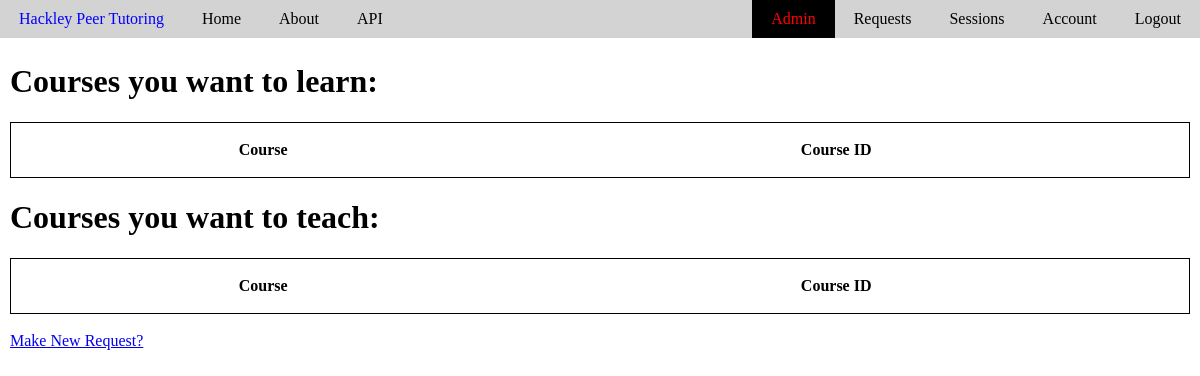
The page /requests (signed in) on the database as committed earlier.
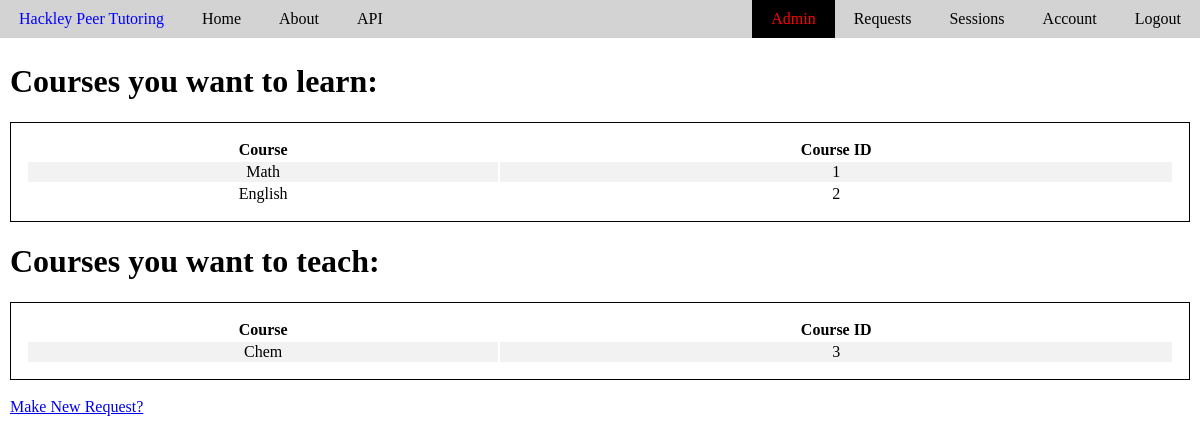
The same page on the database as committed later.
### PeerTutor/models.py (models this page shows, shortened)
class Course(db.Model):
    __tablename__ = 'course'
    id = db.Column(db.Integer, primary_key=True)
    name = db.Column(db.String(20), unique=True, nullable=False)
    description = db.Column(db.Text, nullable=False)

class CourseRequest(db.Model):
    __tablename__ = 'courseRequest'
    id = db.Column(db.Integer, primary_key=True)
    user_id = db.Column(db.Integer, db.ForeignKey('user.id'), nullable=False)
    course_id = db.Column(db.Integer, nullable=False)
    relationship = db.Column('relationship', db.Boolean, nullable=False)
    date_added = db.Column(db.DateTime, nullable=False, default=datetime.utcnow)

### PeerTutor/tutoring/routes.py (the view)
@login_required
@tutor_functions.route('/requests', methods=['GET'])
def requests():
    teachRequests = queryCourseRequests(user=current_user, relationship=True)
    learnRequests = queryCourseRequests(user=current_user, relationship=False)
    return render_template('requests.html', queryCourse=queryCourse, teachRequests=teachRequests, learnRequests=learnRequests)

### PeerTutor/models.py (called while the page is built)
@login_manager.user_loader
def load_user(user_id):
   return User.query.get(int(user_id))

### PeerTutor/tutoring/utils.py (called while the page is built)
def queryCourse(id):
    return Course.query.get(id)

def queryCourseRequests(user, relationship):
    return CourseRequest.query.filter_by(user=user, relationship=relationship).all()

### PeerTutor/templates/requests.html (shortened to what this page needs)
{% extends 'base.html' %}
{% block content %}
    <h1> Courses you want to learn: </h1>
    <table class="request-table">
        <tr>
            <th>Course</th>
            <th>Course ID</th>
        </tr>
        {% for request in learnRequests %}
        <tr>
            <td>{{queryCourse(request.course_id).name}}</td>
            <td>{{request.course_id}}</td>
        </tr>
        {% endfor %}
    </table>
    <h1> Courses you want to teach: </h1>
    <table class="request-table">
        <tr>
            <th>Course</th>
            <th>Course ID</th>
        </tr>
        {% for request in teachRequests %}
        <tr>
            <td>{{queryCourse(request.course_id).name}}</td>
            <td>{{request.course_id}}</td>
        </tr>
        {% endfor %}
    </table>
    <br>
    <a href="{{url_for('tutor_functions.makeRequest')}}"> Make New Request? </a>
{% endblock %}

### PeerTutor/templates/base.html (shortened to what this page needs)
<!DOCTYPE html>
<html lang="en">
<head>
    <link rel="stylesheet" type="text/css" href="{{ url_for('static', filename='main.css') }}">
</head>
<body>
  <header class="nav-bar-header">
    <nav class="nav-bar-nav">
      <div class="nav-bar-div">
        <a class="link left-link logo" href="{{ url_for('main.home') }}">Hackley Peer Tutoring</a>
          <div class="left-link-group">
            <a class="link left-link" href="{{ url_for('main.home') }}">Home</a>
            <a class="link left-link" href="{{ url_for('main.home') }}">About</a>
            <a class="link left-link" href="{{ url_for('main.apiHelp')}}">API</a>
          </div>
          <div class="right-link-group">
          {% if current_user.is_authenticated %}
            <a class="link right-link" href=" {{ url_for('users.logout') }}">Logout</a>
            <a class="link right-link" href=" {{ url_for('users.account') }}">Account</a>
            <a class="link right-link" href=" {{ url_for('tutor_functions.sessions') }}">Sessions</a>
            <a class="link right-link" href=" {{ url_for('tutor_functions.requests') }}">Requests</a>
          {% else %}
            <a class="link right-link" href=" {{ url_for('users.login') }}">Login</a>
            <a class="link right-link" href="{{ url_for('users.register') }}">Register</a>
          {% endif %}
          {% if current_user.permission == 4%}
            <a class="link right-link admin-link" href="{{ url_for('admin.adminPage') }}">Admin</a>
          {% endif%}
        </div>
      </div>
    </nav>
  </header>
  <main role="main" class="content">
      <div class="#">
      <div class="#">
          {% block content %}{% endblock %}
      </div>
  </main>
</body>

### PeerTutor/static/main.css (style rules this page uses)
body { margin: 0px; }
tr { border-bottom: 1px solid black; border-right: 1px solid black; }
tr:nth-child(even) { background-color: #f2f2f2; }
.link { display: inline; padding-top: 10px; padding-bottom: 10px; padding-right: 19px; padding-left: 19px; margin-top:0px; color:black; text-decoration: none; background-color: lightgrey; }
.right-link { float: right; }
.left-link { float: left; }
.nav-bar-header { display:inline-block; height: auto; width: 100%; padding-top: 0px; background-color: lightgrey; margin-top: 0px; margin-left: 0px; margin-right: 0px; }
.logo { border-style: hidden; color: blue; margin-left: 0px; }
.left-link-group { float: left; }
.right-link-group { float:right; }
.nav-bar-nav { width: 100%; margin-top: 0px; margin-left: 0px; margin-right: 0px; }
.nav-bar-div { margin: 0px; }
.admin-link { color: red; background-color:black }
.content { margin: 10px; }
.request-table { border: 1px solid black; width: 100%; text-align: center; padding: 15px; }

Rows that differ between the two databases and show on the page:
added CourseRequest: course_id "1", shown under "Courses you want to learn:"
now on this page (row unchanged): Course: name "Math"
added CourseRequest: course_id "2", shown under "Courses you want to learn:"
now on this page (row unchanged): Course: name "English"
added CourseRequest: course_id "3", shown under "Courses you want to teach:"
now on this page (row unchanged): Course: name "Chem"
